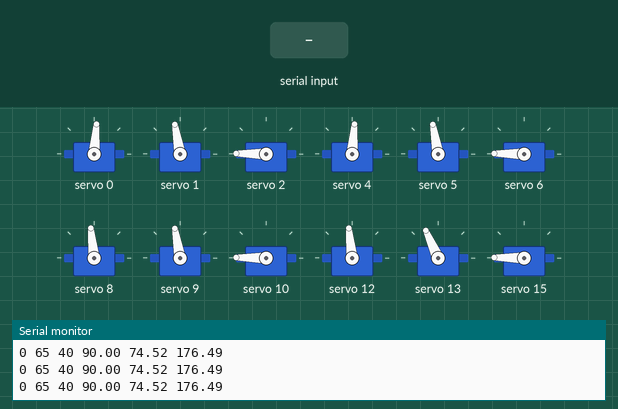
A sketch run on a simulated Arduino Uno, built with avr-gcc and run on an emulated ATmega328P. Parts: 12 × servo, the last lines printed to the serial monitor. The test bench sets the inputs (shaded band).

Above: at 1.2 s.
1.3 s: "++\n" received over Serial
At 2.4 s:
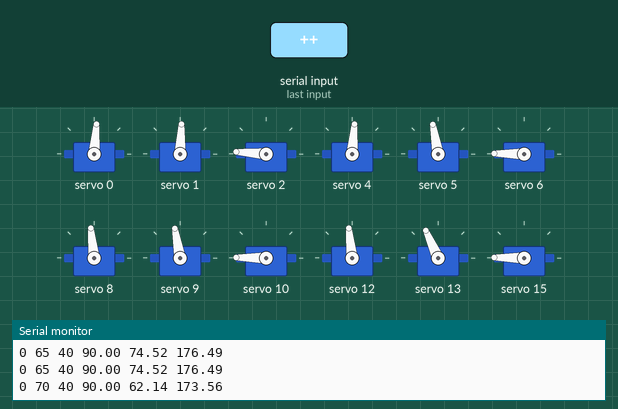
2.8 s: "+++\n" received over Serial
At 3.5 s:
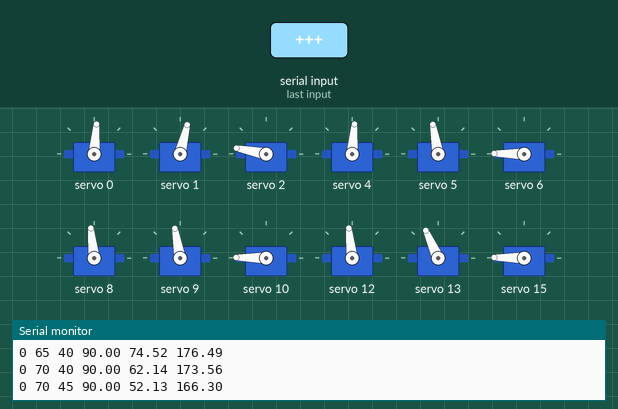
4.3 s: "---\n" received over Serial
At 4.7 s:
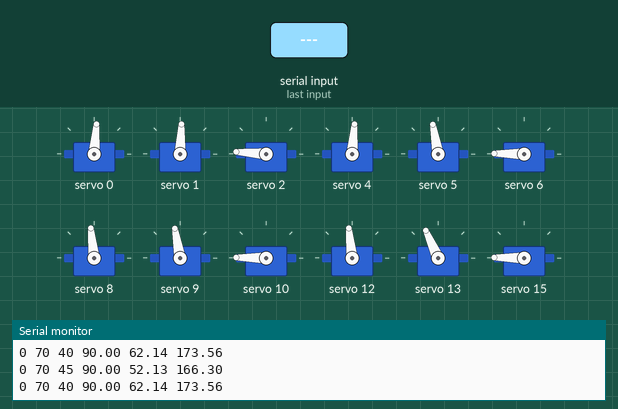
5.8 s: "--\n" received over Serial
At 7.0 s:
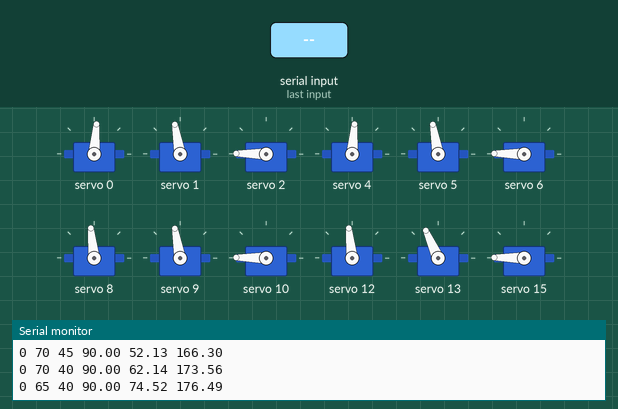
7.3 s: "--\n" received over Serial
At 8.2 s:
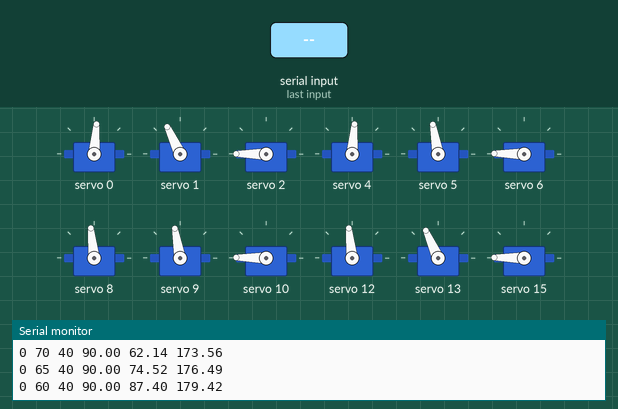
Timing chart, 0 to 9.8 s (numbered marks = the images above; inputs shaded):
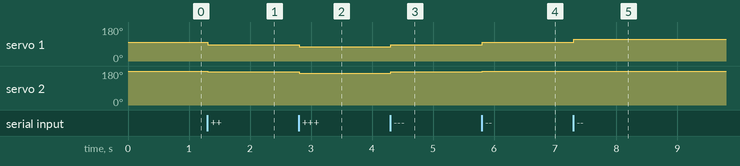

Measured:
- after the input at 1.3 s, servo 1: 100° → 87° at once; servo 2: 179° → 176° at once
- after the input at 2.8 s, servo 1: 87° → 76° at once; servo 2: 176° → 169° at once
- after the input at 4.3 s, servo 1: 76° → 87° at once; servo 2: 169° → 176° at once
- after the input at 5.8 s, servo 1: 87° → 100° at once; servo 2: 176° → 179° at once
- after the input at 7.3 s, servo 1: 100° → 115° at once; servo 2: 179° → 180° at once

The sketch:

serial_test_servo.ino
```cpp
#include <Adafruit_PWMServoDriver.h>
#define SERVOMIN 100 // this is the 'minimum' pulse length count (out of 4096)
#define SERVOMAX 600 // this is the 'maximum' pulse length count (out of 4096)
#define LINK_1 60
#define LINK_2 120
#define LINK_3 80

Adafruit_PWMServoDriver pwm = Adafruit_PWMServoDriver();

struct ServoObj
{
  int pin;
  int offset;

  ServoObj(int pin, int offset)
  {
    this->pin = pin;
    this->offset = offset;
  }
};

ServoObj leg_1_1(0, 0);
ServoObj leg_1_2(1, 30);
ServoObj leg_1_3(2, 0);

ServoObj leg_2_1(4, 0);
ServoObj leg_2_2(5, 30);
ServoObj leg_2_3(6, 0);

ServoObj leg_3_1(8, 10);
ServoObj leg_3_2(9, 30);
ServoObj leg_3_3(10, 0);

ServoObj leg_4_1(12, 10);
ServoObj leg_4_2(13, 42);
ServoObj leg_4_3(15, 0);

ServoObj servos[] = {
    leg_1_1, leg_1_2, leg_1_3,
    leg_2_1, leg_2_2, leg_2_3,
    leg_3_1, leg_3_2, leg_3_3,
    leg_4_1, leg_4_2, leg_4_3};

struct Angles
{
  double theta_1;
  double theta_2;
  double theta_3;

  Angles()
  {
    this->theta_1 = 0;
    this->theta_2 = 0;
    this->theta_3 = 0;
  }

  Angles(double theta_1, double theta_2, double theta_3)
  {
    this->theta_1 = theta_1;
    this->theta_2 = theta_2;
    this->theta_3 = theta_3;
  }
};

void up(int leg)
{
  getIk(0, 60, 40, leg);
}

void down(int leg)
{
  getIk(0, 50, 60, leg);
}

void frontUp(int leg)
{
  getIk(10, 50, 40, leg);
}

void frontDown(int leg)
{

  getIk(10, 50, 50, leg);
}

void backDown(int leg)
{
  getIk(-10, 50, 50, leg);
}

void backUp(int leg)
{
  getIk(-10, 50, 40, leg);
}

void getIk(int x, int y, int z, int leg)
{
  auto theta_1 = atan2(y, x);
  auto A = z;
  auto B = cos(theta_1) * x + y + sin(theta_1) - LINK_1;
  auto C = ((pow(A, 2) + pow(B, 2) - pow(LINK_3, 2) - pow(LINK_2, 2)) / (2 * LINK_3 * LINK_2));
  auto theta_3 = atan2(sqrt(1 - pow(C, 2)), C);

  auto D = (cos(theta_3) * LINK_3) + LINK_2;
  auto E = sin(theta_3) * LINK_3;
  auto numerator = (A * D - B * E) / (pow(E, 2) + pow(D, 2));
  auto denominator = 1 - pow(numerator, 2);
  auto theta_2 = atan2(numerator, sqrt(denominator));
  int angleToPulse(int ang);

  theta_1 = degrees(theta_1);
  theta_2 = degrees(theta_2);
  theta_3 = degrees(theta_3);

  if (isnan(theta_1) || isnan(theta_2) || isnan(theta_3))
  {
    Serial.println(String("x: " + String(x) + " y: " + String(y) + " z: " + String(z)));
    return;
  }

  switch (leg)
  {
  case 1:
  {
    pwm.setPWM(servos[0].pin, 0, angleToPulse((theta_1) + servos[0].offset));
    pwm.setPWM(servos[1].pin, 0, angleToPulse((theta_2) + servos[1].offset));
    pwm.setPWM(servos[2].pin, 0, angleToPulse((theta_3) + servos[2].offset));
    break;
  }
  case 2:
  {
    pwm.setPWM(servos[3].pin, 0, angleToPulse((theta_1) + servos[3].offset));
    pwm.setPWM(servos[4].pin, 0, angleToPulse((theta_2) + servos[4].offset));
    pwm.setPWM(servos[5].pin, 0, angleToPulse((theta_3) + servos[5].offset));
    break;
  }
  case 3:
  {
    pwm.setPWM(servos[6].pin, 0, angleToPulse((theta_1) + servos[6].offset));
    pwm.setPWM(servos[7].pin, 0, angleToPulse((theta_2) + servos[7].offset));
    pwm.setPWM(servos[8].pin, 0, angleToPulse((theta_3) + servos[8].offset));
    break;
  }
  case 4:
  {
    pwm.setPWM(servos[9].pin, 0, angleToPulse((theta_1) + servos[9].offset));
    pwm.setPWM(servos[10].pin, 0, angleToPulse((theta_2) + servos[10].offset));
    pwm.setPWM(servos[11].pin, 0, angleToPulse((theta_3) + servos[11].offset));
    break;
  }
  }
  Serial.println(String(x) + " " + String(y) + " " + String(z) + " " + String((theta_1)) + " " + String((theta_2)) + " " + String((theta_3)));
}

int globalX = 0;
int globalY = 65;
int globalZ = 40;

// 40, 20, 40 - up-back
// 0, 60, 40 - up-center
// -40, 20, 40

//0, 50, 60 - down-center
//40, 20, 60 - down-back
// -40, 20, 60

void setup()
{
  Serial.begin(115200);
  pwm.begin();
  pwm.setPWMFreq(60);

  getIk(globalX, globalY, globalZ, 1);
  getIk(globalX, globalY, globalZ, 2);
  getIk(globalX, globalY, globalZ, 3);
  getIk(globalX, globalY, globalZ, 4);
}

void loop()
{

  while (!Serial.available())
  {
  }

  while (Serial.available())
  {
    String incoming = Serial.readStringUntil('\n');
    if (incoming == "+")
    {
      globalX += 5;
      getIk(globalX, globalY, globalZ, 1);
      // getIk(globalX, globalY, globalZ, 2);
      // getIk(globalX, globalY, globalZ, 3);
      // getIk(globalX, globalY, globalZ, 4);
    }

    else if (incoming == "++")
    {
      globalY += 5;
      getIk(globalX, globalY, globalZ, 1);
      // getIk(globalX, globalY, globalZ, 2);
      // getIk(globalX, globalY, globalZ, 3);
      // getIk(globalX, globalY, globalZ, 4);
    }

    else if (incoming == "+++")
    {
      globalZ += 5;
      getIk(globalX, globalY, globalZ, 1);
      // getIk(globalX, globalY, globalZ, 2);
      // getIk(globalX, globalY, globalZ, 3);
      // getIk(globalX, globalY, globalZ, 4);
    }

    else if (incoming == "-")
    {
      globalX -= 5;
      getIk(globalX, globalY, globalZ, 1);
      // getIk(globalX, globalY, globalZ, 2);
      // getIk(globalX, globalY, globalZ, 3);
      // getIk(globalX, globalY, globalZ, 4);
    }

    else if (incoming == "--")
    {
      globalY -= 5;
      getIk(globalX, globalY, globalZ, 1);
      // getIk(globalX, globalY, globalZ, 2);
      // getIk(globalX, globalY, globalZ, 3);
      // getIk(globalX, globalY, globalZ, 4);
    }

    else if (incoming == "---")
    {
      globalZ -= 5;
      getIk(globalX, globalY, globalZ, 1);
      // getIk(globalX, globalY, globalZ, 2);
      // getIk(globalX, globalY, globalZ, 3);
      // getIk(globalX, globalY, globalZ, 4);
    }
  }
}

int angleToPulse(int ang)
{
  int pulse = map(ang, 0, 180, SERVOMIN, SERVOMAX); // map angle of 0 to 180 to Servo min and Servo max

  return pulse;
}
```
